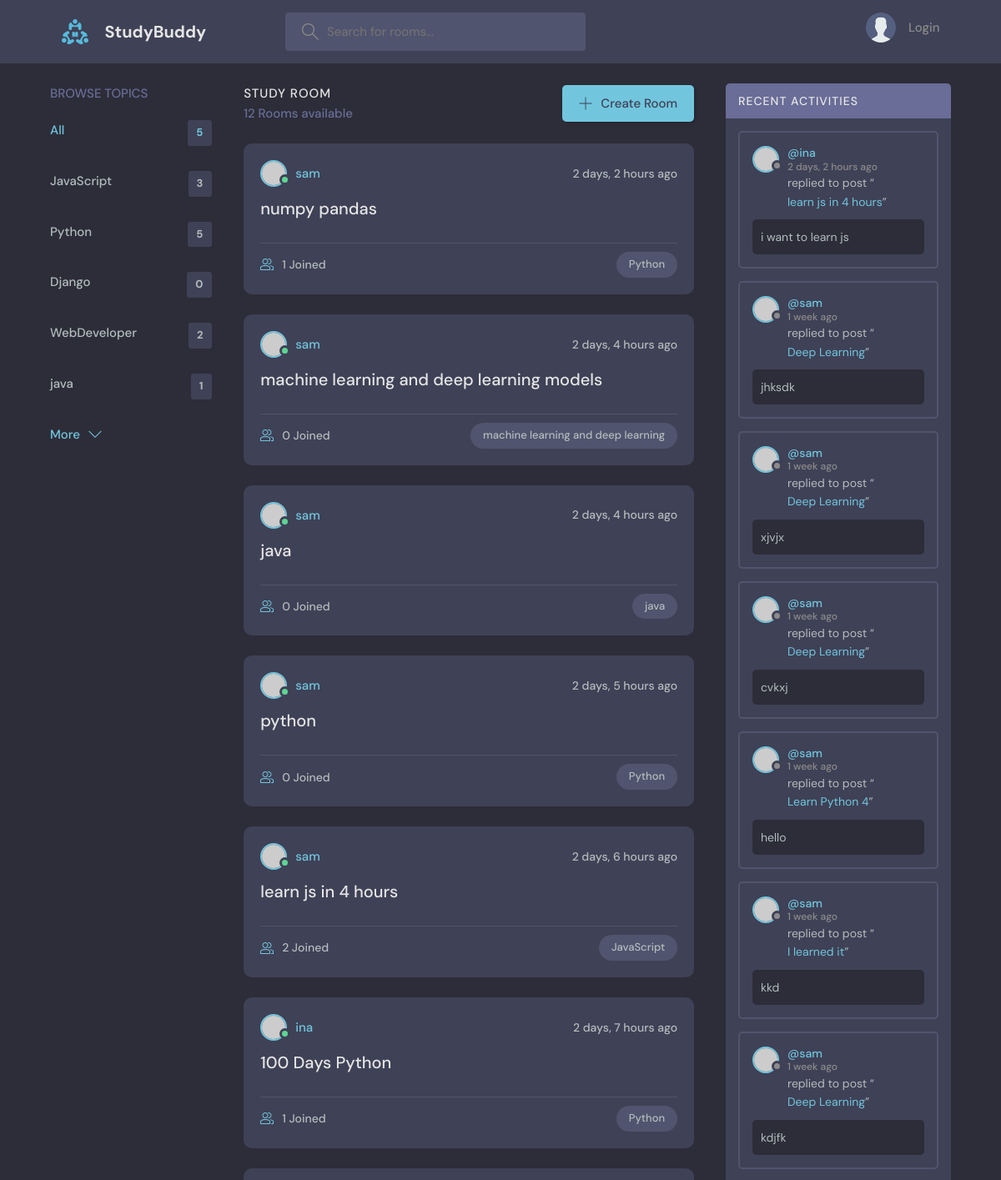
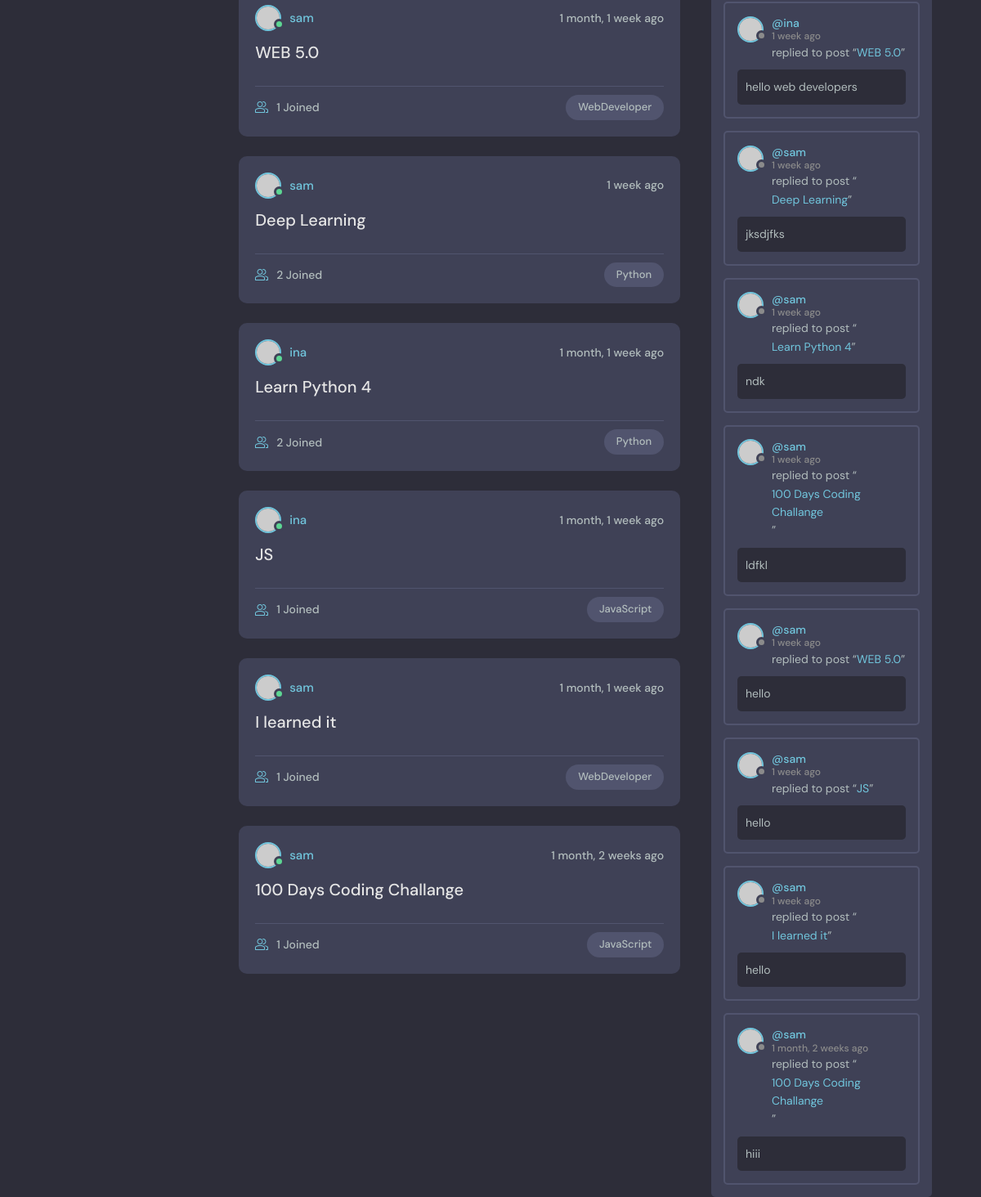
The page / on the database its author committed (2 pictures, top to bottom).
### base/models.py (models this page shows, shortened)
class Topic(models.Model):
    name =  models.CharField(max_length=200)

class Room(models.Model):
    host = models.ForeignKey(User, on_delete=models.CASCADE,null=True)
    topic = models.ForeignKey(Topic, on_delete=models.SET_NULL, null=True)
    name = models.CharField(max_length=200)
    participants = models.ManyToManyField(User, related_name='participants', blank=True)
    description = models.TextField(null=True, blank=True)
    updated = models.DateTimeField(auto_now=True)
    created = models.DateTimeField(auto_now_add=True)
    class Meta:
        ordering = ['-updated','-created']
    def __str__(self):
        return self.name

class Message(models.Model):
    user = models.ForeignKey(User, on_delete=models.CASCADE)
    room = models.ForeignKey(Room, on_delete=models.CASCADE)
    body = models.TextField()
    updated = models.DateTimeField(auto_now=True)
    created = models.DateTimeField(auto_now_add=True)
    class Meta:
        ordering = ['-updated','-created']
    def __str__(self):
        return self.body[0:50]

### base/views.py (the view)
# urls.py: path('' , views.home , name = 'home'),
def home(request):
    q = request.GET.get('q') if request.GET.get('q') != None else ''
    rooms = Room.objects.filter(Q(topic__name__icontains=q) | Q(name__icontains=q) | Q(description__icontains=q))
    topics = Topic.objects.all()[0:5]
    room_count = rooms.count()
    room_messages = Message.objects.filter(Q(room__topic__name__icontains=q))
    context = {'rooms': rooms, 'topics' : topics,'room_count' : room_count,'room_messages' : room_messages}
    return render(request,'base/home.html',context)

### base/templates/base/home.html (shortened to what this page needs)
{% extends 'main.html' %}
{% block content %}
    <main class="layout layout--3">
      <div class="container">
        {% include 'base/topics_component.html' %}
        <div class="roomList">
          <div class="roomList__header">
            <div>
              <h2>Study Room</h2>
              <p>{{room_count}} Rooms available</p>
            </div>
            <a class="btn btn--main" href="{% url 'create-room' %}">
              <svg version="1.1" xmlns="http://www.w3.org/2000/svg" width="32" height="32" viewBox="0 0 32 32">
                <title>add</title>
                <path
                  d="M16.943 0.943h-1.885v14.115h-14.115v1.885h14.115v14.115h1.885v-14.115h14.115v-1.885h-14.115v-14.115z"
                ></path>
              </svg>
              Create Room
            </a>
          </div>
          {% include 'base/feed_component.html'%}
        </div>
        {% include 'base/activity_components.html'%}
      </div>
    </main>
    {% endblock %}

### base/templates/base/topics_component.html
<div class="topics">
          <div class="topics__header">
            <h2>Browse Topics</h2>
          </div>
          <ul class="topics__list">
            <li>
              <a href="{% url 'home'  %}" class="active">All <span>{{topics.count}}</span></a>
            </li>
            {% for topic in topics %}
            <li>
              <a href="{% url 'home' %}?q={{topic.name}}">{{topic.name}}<span>{{topic.room_set.all.count}}</span></a>
            </li>
           {% endfor %}
          </ul>
          <a class="btn btn--link" href="{% url 'topics' %}">
            More
            <svg version="1.1" xmlns="http://www.w3.org/2000/svg" width="32" height="32" viewBox="0 0 32 32">
              <title>chevron-down</title>
              <path d="M16 21l-13-13h-3l16 16 16-16h-3l-13 13z"></path>
            </svg>
          </a>
        </div>

### base/templates/base/feed_component.html (shortened to what this page needs)
{% for room in rooms %}
    <div class="roomListRoom">
            <div class="roomListRoom__header">
              <a href="{% url 'user-profile' room.host.id %}" class="roomListRoom__author">
                <div class="avatar avatar--small active">
                  <img src="https://randomuser.me/api/portraits/men/11.jpg" />
                </div>
                <span>{{room.host.username}}</span>
              </a>
              <div class="roomListRoom__actions">
                <span>{{room.created|timesince}} ago</span>
              </div>
            </div>
            <div class="roomListRoom__content">
              <a href="{% url 'room' room.id %}">{{room.name}}</a>
            </div>
            <div class="roomListRoom__meta">
              <a class="roomListRoom__joined">
                {{room.participants.all.count}} Joined
              </a>
              <p class="roomListRoom__topic">{{room.topic.name}}</p>
            </div>
          </div>
{% endfor %}

### base/templates/base/activity_components.html (shortened to what this page needs)
        <div class="activities">
          <div class="activities__header">
            <h2>Recent Activities</h2>
          </div>
          {% for message in room_messages %}
        <div class="activities__box">
                <div class="activities__boxHeader roomListRoom__header">
              <a href="{% url 'user-profile' message.user.id %}" class="roomListRoom__author">
                <div class="avatar avatar--small">
                  <img src="https://randomuser.me/api/portraits/women/11.jpg" />
                </div>
                <p>
                  @{{message.user}}
                  <span>{{message.created | timesince}} ago</span>
                </p>
              </a>
            </div>
                <div class="activities__boxContent">
                    <p>replied to post “<a href="{% url 'room' message.room.id %}">{{message.room}}</a>”</p>
                    <div class="activities__boxRoomContent">
                {{message}}
                    </div>
                </div>
        </div>
        {% endfor %}

### rows shown on the page
Topic: name "JavaScript", room_set.all.count "3"
Topic: name "Python", room_set.all.count "5"
Topic: name "Django", room_set.all.count "0"
Topic: name "WebDeveloper", room_set.all.count "2"
Topic: name "java", room_set.all.count "1"
Room: host.username "sam", created "2 days, 2 hours", name "numpy pandas", participants.all.count "1", topic.name "Python"
Room: host.username "sam", created "2 days, 4 hours", name "machine learning and deep learning models", participants.all.count "0", topic.name "machine learning and deep learning"
Room: host.username "sam", created "2 days, 4 hours", name "java", participants.all.count "0", topic.name "java"
Room: host.username "sam", created "2 days, 5 hours", name "python", participants.all.count "0", topic.name "Python"
Room: host.username "sam", created "2 days, 6 hours", name "learn js in 4 hours", participants.all.count "2", topic.name "JavaScript"
Room: host.username "ina", created "2 days, 7 hours", name "100 Days Python", participants.all.count "1", topic.name "Python"
Room: host.username "sam", created "1 month, 1 week", name "WEB 5.0", participants.all.count "1", topic.name "WebDeveloper"
Room: host.username "sam", created "1 week", name "Deep Learning", participants.all.count "2", topic.name "Python"
Room: host.username "ina", created "1 month, 1 week", name "Learn Python 4", participants.all.count "2", topic.name "Python"
Room: host.username "ina", created "1 month, 1 week", name "JS", participants.all.count "1", topic.name "JavaScript"
Room: host.username "sam", created "1 month, 1 week", name "I learned it", participants.all.count "1", topic.name "WebDeveloper"
Room: host.username "sam", created "1 month, 2 weeks", name "100 Days Coding Challange", participants.all.count "1", topic.name "JavaScript"
Message: user "ina", created "2 days, 2 hours", room "learn js in 4 hours", body "i want to learn js"
Message: user "sam", created "1 week", room "Deep Learning", body "jhksdk"
Message: user "sam", created "1 week", room "Deep Learning", body "xjvjx"
Message: user "sam", created "1 week", room "Deep Learning", body "cvkxj"
Message: user "sam", created "1 week", room "Learn Python 4", body "hello"
Message: user "sam", created "1 week", room "I learned it", body "kkd"
Message: user "sam", created "1 week", room "Deep Learning", body "kdjfk"
Message: user "ina", created "1 week", room "WEB 5.0", body "hello web developers"
Message: user "sam", created "1 week", room "Deep Learning", body "jksdjfks"
Message: user "sam", created "1 week", room "Learn Python 4", body "ndk"
Message: user "sam", created "1 week", room "100 Days Coding Challange", body "ldfkl"
Message: user "sam", created "1 week", room "WEB 5.0", body "hello"
Message: user "sam", created "1 week", room "JS", body "hello"
Message: user "sam", created "1 week", room "I learned it", body "hello"
Message: user "sam", created "1 month, 2 weeks", room "100 Days Coding Challange", body "hiii"

### other values the page prints
{{ topics.count }} "5"
{{ room_count }} "12"
